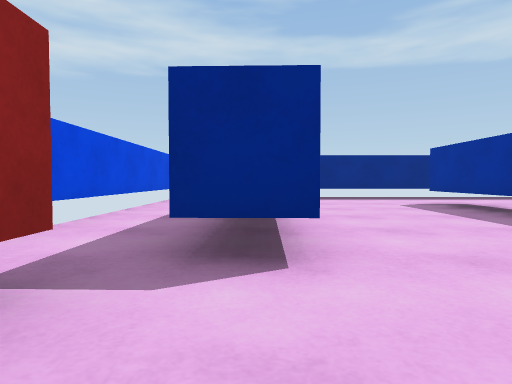
View 1 (above)

24 first-person views from a walk through a Unity game level. The camera is 0.55 m above the floor, tilts 2° down and sees 75° across. The floor is counted in squares, 1 m on a side. Each view is taken from the middle of a square. On the plan, view 1 faces up. The plan holds only what a view shows up to about 9 squares ahead; the rest is blank. The player character is not drawn.

View 2
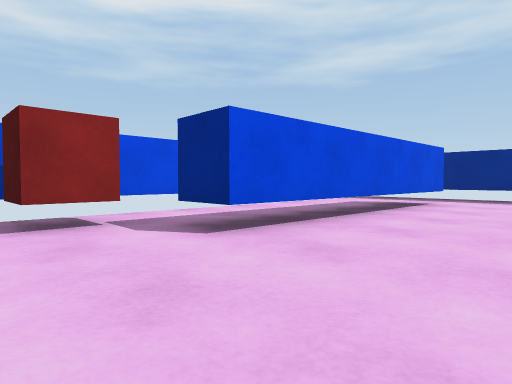

View 3
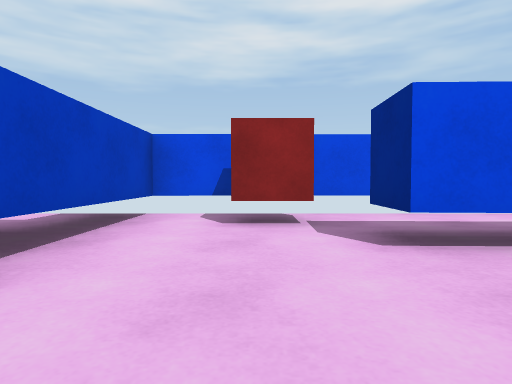

View 4
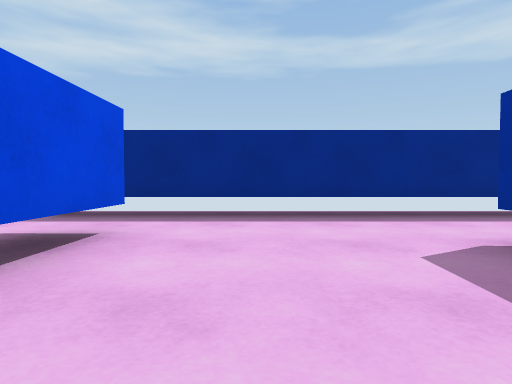

View 5
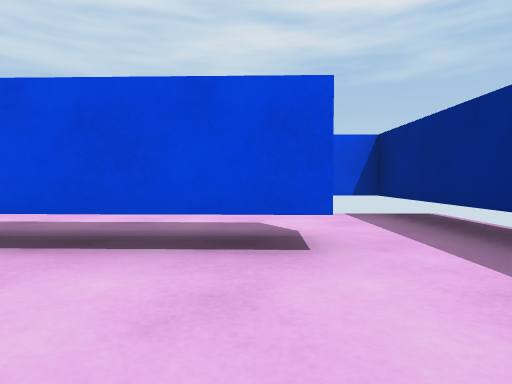

View 6
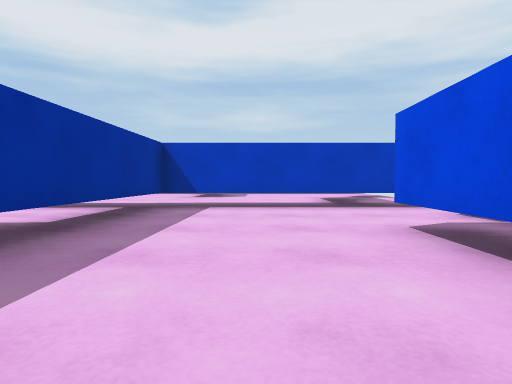

View 7
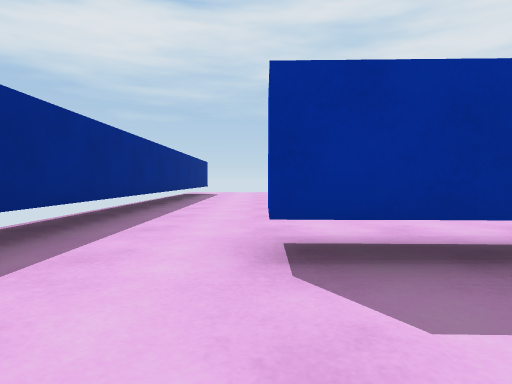

View 8
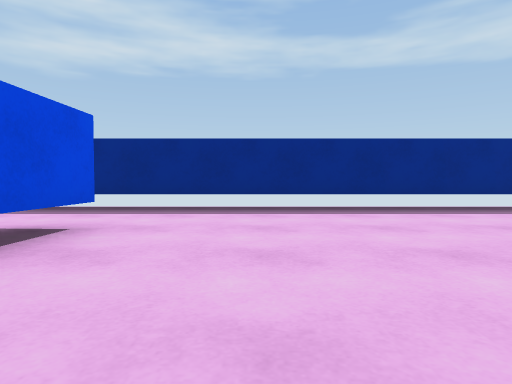

View 9
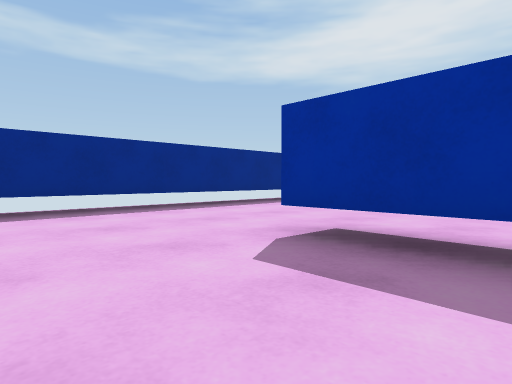

View 10
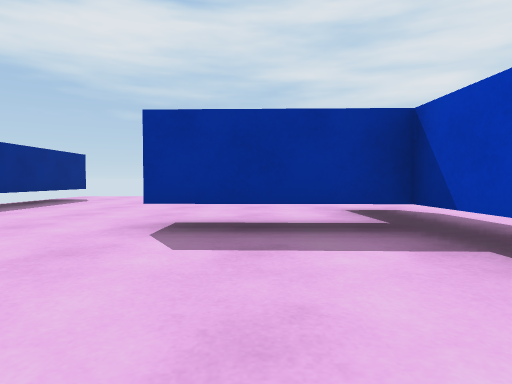

View 11
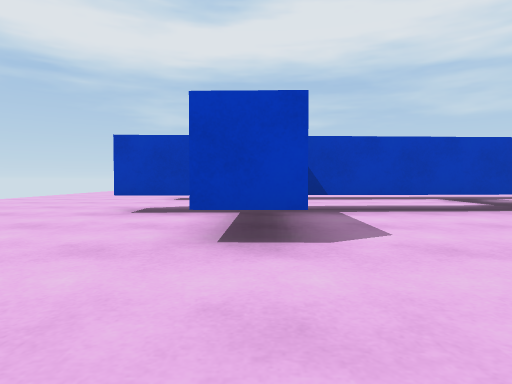

View 12
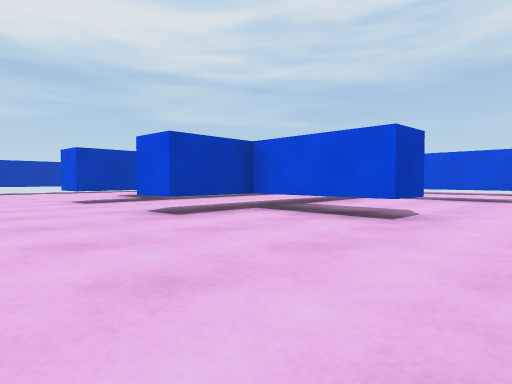

View 13
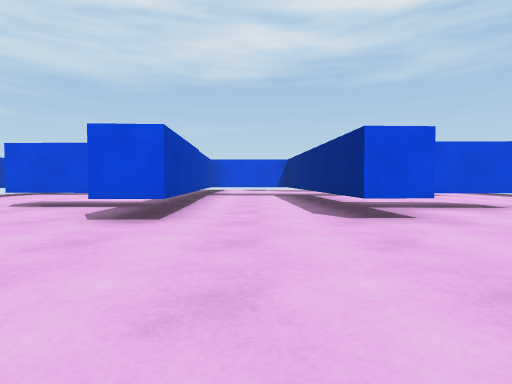

View 14
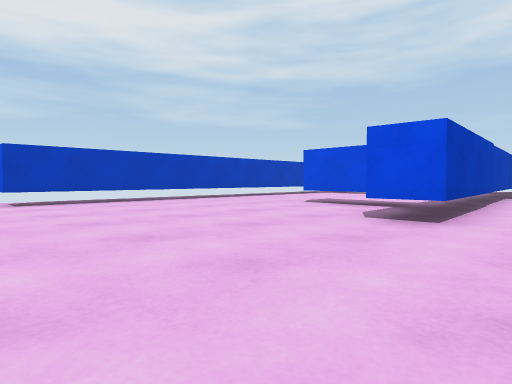

View 15
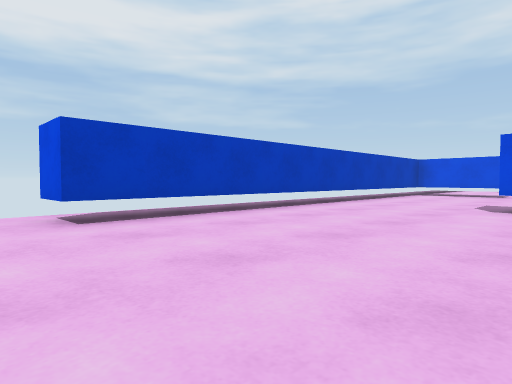

View 16
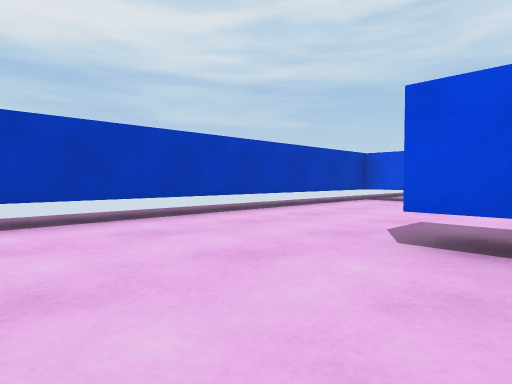

View 17
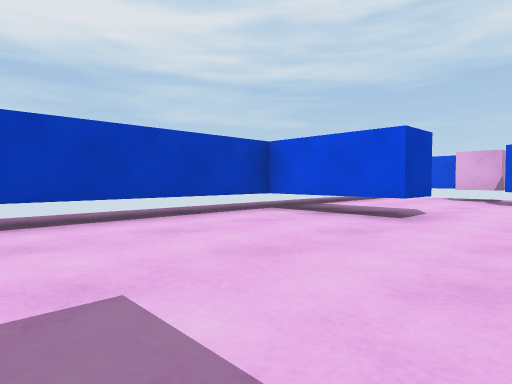

View 18
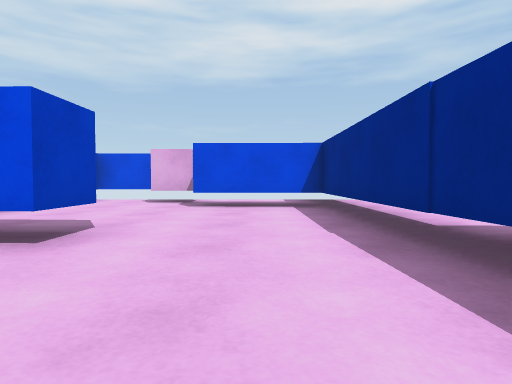

View 19
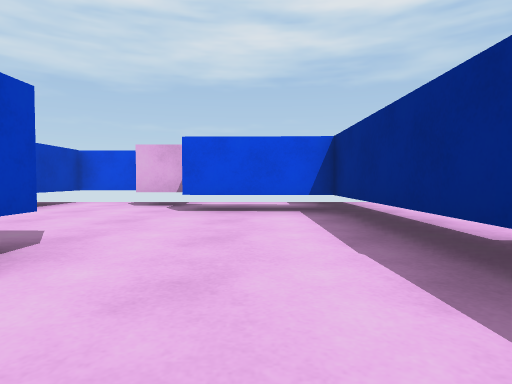

View 20
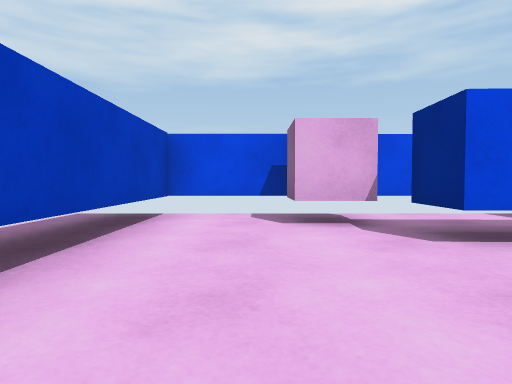

View 21
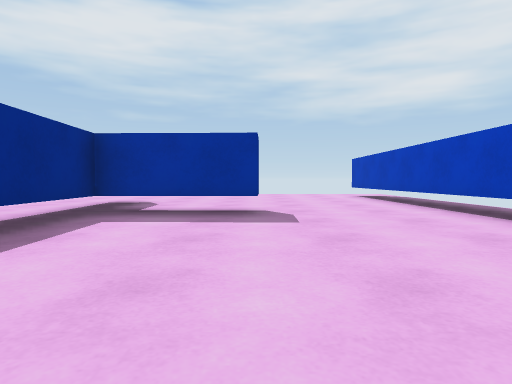

View 22
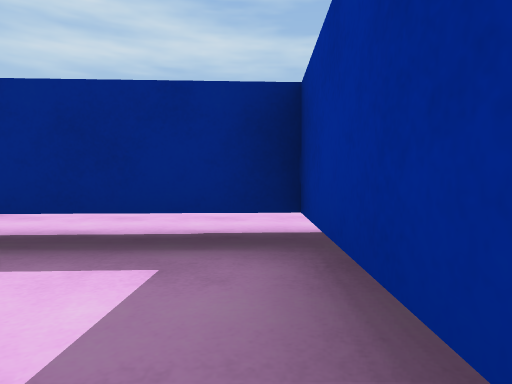

View 23
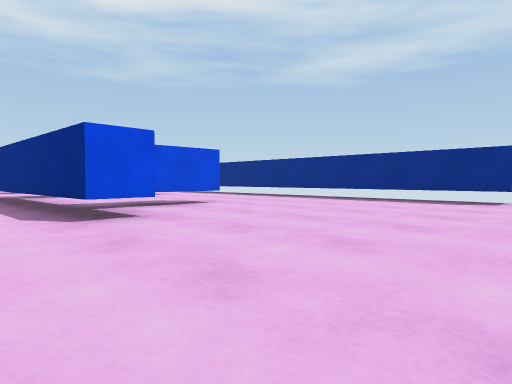

View 24
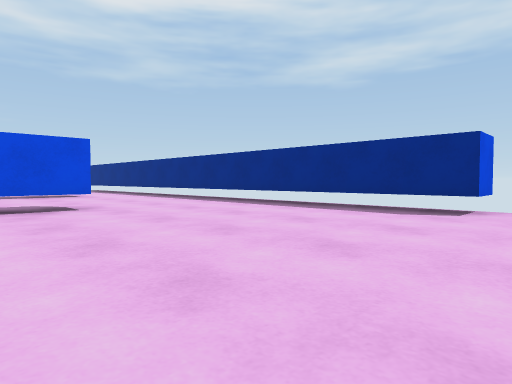

### Floor plan
Key: @ floor where view 1 was taken; # wall or solid block; . floor; T thing the floor can be seen under or through; C red cube; U cube.
Columns run from 3 left of view 1 to 17 right of it. Each row starts with its distance up from view 1.
 11                    #
 10 ####################
  9 #...................
  8 #..T.................
  7 #..T...TT............
  6 #..T...TT....T.......
  5 #..T...TT....T.......
  4 #..T...  ....T.......
  3 #..T...TTTTTTTTT.....
  2 #......T  T..........
  1 #CC....T ............
  0 #..@...T ............
 -1 ###TTTTTTTTTTTTT.....
 -2   ##.........T.......
 -3    #.........T.......
 -4 ####.........T.......
 -5 #UU....#.............
 -6 #......#.............
 -7 #......#.............
 -8 #####  #############

Positions as (right, up) in squares from view 1, and headings:
1: (0, 0), facing up
2: (3, 0), facing up-left
3: (3, 1), facing left
4: (2, 5), facing up
5: (3, 8), facing left
6: (2, 6), facing down
7: (2, 8), facing right
8: (7, 4), facing up
9: (7, 4), facing up-right
10: (6, 5), facing right
11: (10, 9), facing down
12: (15, 8), facing down-left
13: (17, 1), facing left
14: (17, 1), facing down-left
15: (17, -3), facing down-left
16: (13, -3), facing down-left
17: (9, -3), facing down-left
18: (7, -3), facing left
19: (6, -3), facing left
20: (3, -6), facing left
21: (4, -4), facing right
22: (9, -4), facing up
23: (17, 1), facing up-left
24: (17, 4), facing up-left
